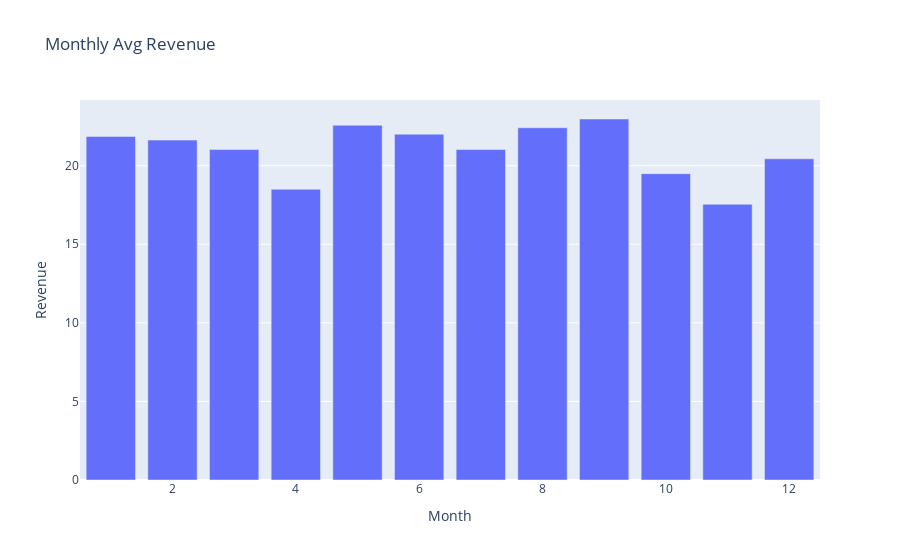

Notebook code for this chart:
### Code cell
px.bar(data_frame = df_avg_revenue,x='Month',y='Revenue',title='Monthly Avg Revenue')

### Figure 1 — Plotly figure (JSON) as saved in the notebook; plotly's stock layout.template omitted (floating-point values rounded to 4 significant figures)
{"data": [{"alignmentgroup": "True", "hovertemplate": "Month=%{x}<br>Revenue=%{y}<extra></extra>", "legendgroup": "", "marker": {"color": "#636efa", "pattern": {"shape": ""}}, "name": "", "offsetgroup": "", "orientation": "v", "showlegend": false, "textposition": "auto", "type": "bar", "x": [1, 2, 3, 4, 5, 6, 7, 8, 9, 10, 11, 12], "xaxis": "x", "y": [21.86, 21.63, 21.03, 18.5, 22.57, 22.01, 21.03, 22.41, 22.97, 19.49, 17.54, 20.44], "yaxis": "y"}], "layout": {"barmode": "relative", "legend": {"tracegroupgap": 0}, "title": {"text": "Monthly Avg Revenue"}, "xaxis": {"anchor": "y", "domain": [0, 1], "title": {"text": "Month"}}, "yaxis": {"anchor": "x", "domain": [0, 1], "title": {"text": "Revenue"}}}}
